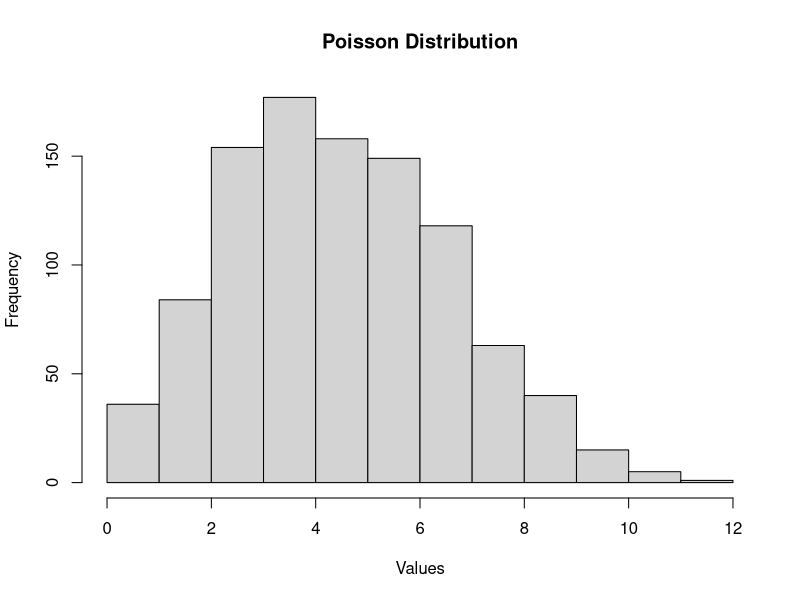
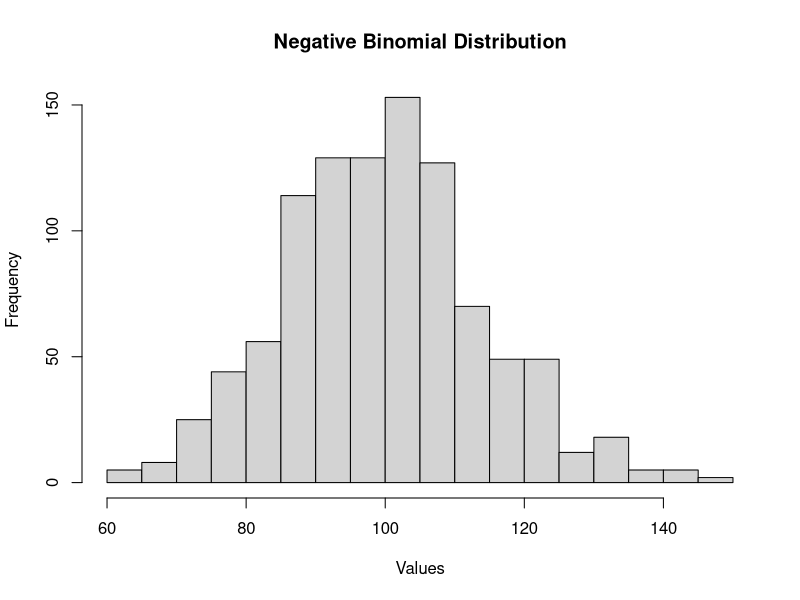
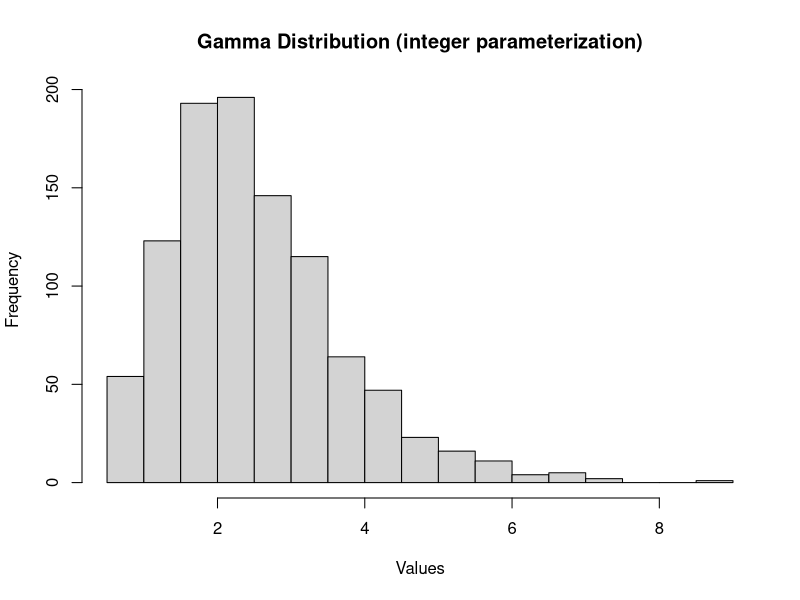
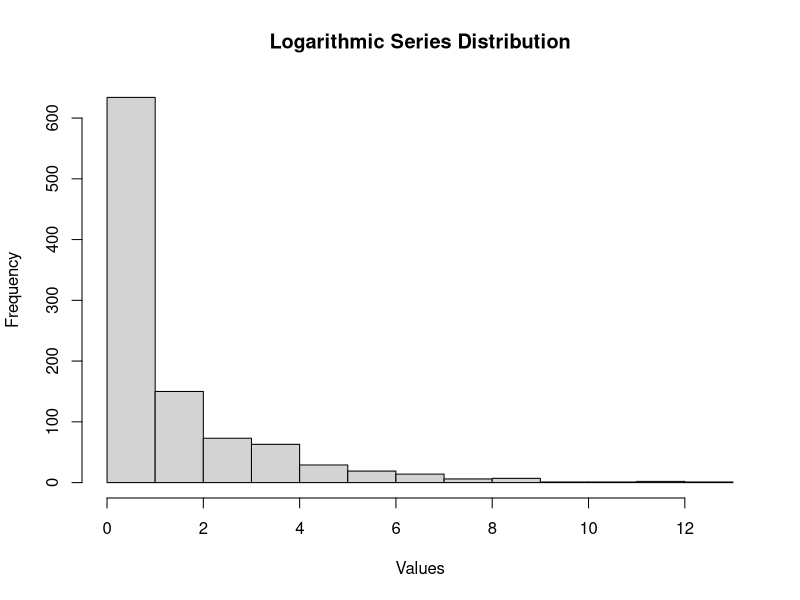

Write R code to recreate these figures, in order.
# Generate Poisson distributed integers ----------------------------------------
lambda <- 5 # Mean parameter
n <- 1000       # Number of samples
data_poisson <- rpois(n, lambda)

# Plot histogram
hist(data_poisson, breaks = 15, main = "Poisson Distribution", xlab = "Values")

# Generate Negative Binomial distributed integers ----------------------------------------
meanLOS <- 10   # Mean length of stay (days)

# Assuming size parameter to be calculated based on empirical data or assumption
size <- 100     # approzimates the mean when prob = 0.5 
#prob <- meanLOS / (size + meanLOS)  # Calculate probability of discharge per day
prob <- 0.5 #c(.3, .5, .7) 
n <- 1000      # Number of patients or observations

data_nbinom <- rnbinom(n, size, prob)
mean(data_nbinom)
# Plot histogram
hist(data_nbinom, breaks = 15, main = "Negative Binomial Distribution", xlab = "Values")

# Generate Gamma distributed integers ----------------------------------------
shape <- 5   # Shape parameter (integer > 0)
rate <- 2    # Rate parameter (mean = shape / rate)
n <- 1000     # Number of samples
data_gamma <- rgamma(n, shape, rate)

# Plot histogram
hist(data_gamma, breaks = 15, main = "Gamma Distribution (integer parameterization)", xlab = "Values")

# Generate Logarithmic Series distributed integers ----------------------------------------
prob <- 0.4  # Success probability parameter
n <- 1000     # Number of samples
data_logseries <- rgeom(n, prob)

# Plot histogram
hist(data_logseries, breaks = 15, main = "Logarithmic Series Distribution", xlab = "Values")
